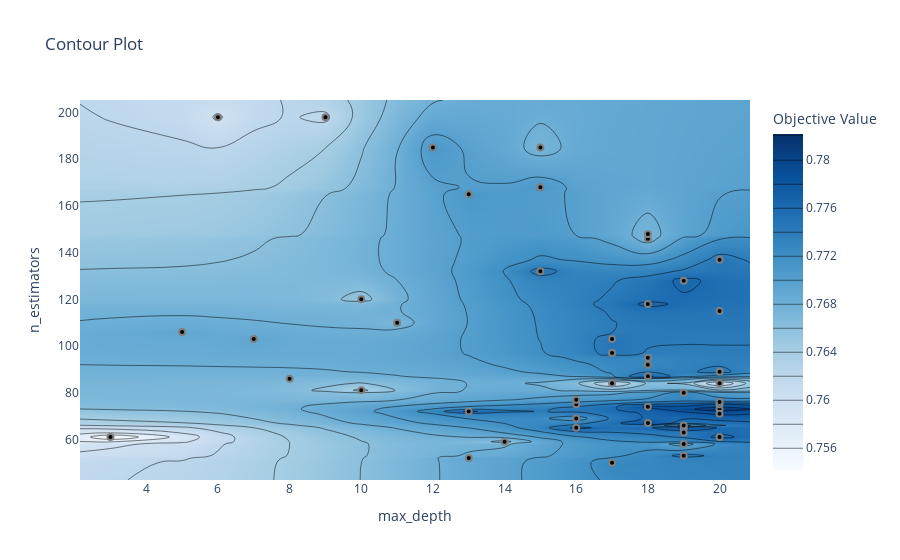

Notebook code cell kept with this figure:
### Code cell
plot_contour(study).show()

### Figure 1 — Plotly figure (JSON) as saved in the notebook; plotly's stock layout.template omitted (floating-point values rounded to 4 significant figures; data arrays with more than 128 entries replaced by an {"elided": "..."} marker saying what was removed)
{"data": [{"colorbar": {"title": {"text": "Objective Value"}}, "colorscale": [[0, "rgb(247,251,255)"], [0.125, "rgb(222,235,247)"], [0.25, "rgb(198,219,239)"], [0.375, "rgb(158,202,225)"], [0.5, "rgb(107,174,214)"], [0.625, "rgb(66,146,198)"], [0.75, "rgb(33,113,181)"], [0.875, "rgb(8,81,156)"], [1, "rgb(8,48,107)"]], "connectgaps": true, "contours": {"coloring": "heatmap"}, "hoverinfo": "none", "line": {"smoothing": 1.3}, "reversescale": false, "type": "contour", "x": [2.15, 3, 5, 6, 7, 8, 9, 10, 11, 12, 13, 14, 15, 16, 17, 18, 19, 20, 20.85], "y": [42.6, 50, 52, 53, 58, 59, 61, 63, 65, 66, 67, 69, 71, 72, 73, 74, 75, 76, 77, 80, 81, 84, 86, 87, 89, 92, 95, 97, 103, 106, 110, 115, 118, 120, 128, 132, 137, 146, 148, 165, 168, 185, 198, 205.4], "z": {"elided": "44x19 float values"}}, {"marker": {"color": "black", "line": {"color": "Gray", "width": 2}}, "mode": "markers", "name": "Feasible Trial", "showlegend": false, "type": "scatter", "x": [9, 6, 7, 12, 15, 18, 8, 15, 20, 18, 3, 20, 20, 17, 13, 17, 19, 15, 18, 10, 13, 20, 18, 16, 18, 16, 19, 13, 17, 19, 10, 19, 20, 18, 16, 5, 19, 14, 17, 18, 11, 19, 18, 20, 20, 20, 19, 16, 17, 20], "y": [198, 198, 103, 185, 185, 118, 86, 168, 89, 146, 61, 115, 137, 84, 52, 97, 128, 132, 148, 120, 165, 73, 74, 75, 67, 69, 53, 72, 103, 65, 81, 63, 61, 95, 77, 106, 66, 59, 50, 92, 110, 80, 87, 75, 76, 71, 58, 65, 97, 84]}, {"marker": {"color": "#cccccc", "line": {"color": "Gray", "width": 2}}, "mode": "markers", "name": "Infeasible Trial", "showlegend": false, "type": "scatter", "x": [], "y": []}], "layout": {"title": {"text": "Contour Plot"}, "xaxis": {"range": [2.15, 20.85], "title": {"text": "max_depth"}}, "yaxis": {"range": [42.6, 205.4], "title": {"text": "n_estimators"}}}}
